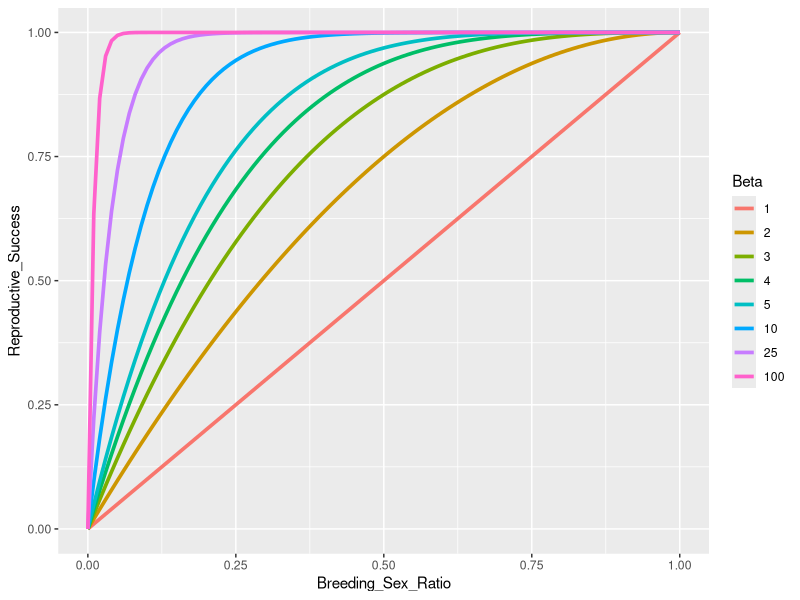

R code for this plot:
# cumulative density function of a beta distribution

# load libraries
library(ggplot2)

# values of x to plot
x <- seq(from = 0, to = 1, by = 0.01)

# beta values to cycle through
betas <- c(1:5, 10, 25, 100)

# initialise DF
DF <- data.frame(Breeding_Sex_Ratio = rep(x, times = length(betas)), 
                 Beta = rep(betas, each = length(x)), 
                 Reproductive_Success = NA)

# CDF function
for (b in 1:length(betas)) {
  
  start <- (b - 1)*length(x) + 1
  stop <- start + length(x) - 1
  DF$Reproductive_Success[start:stop] <- pbeta(x, shape1 = 1, shape2 = betas[b])
  
}

# make Beta factor
DF$Beta <- as.factor(DF$Beta)

# plot
ggplot(data = DF, aes(x = Breeding_Sex_Ratio, y = Reproductive_Success, 
                      color = Beta)) +
  geom_line(size = 1.25)
